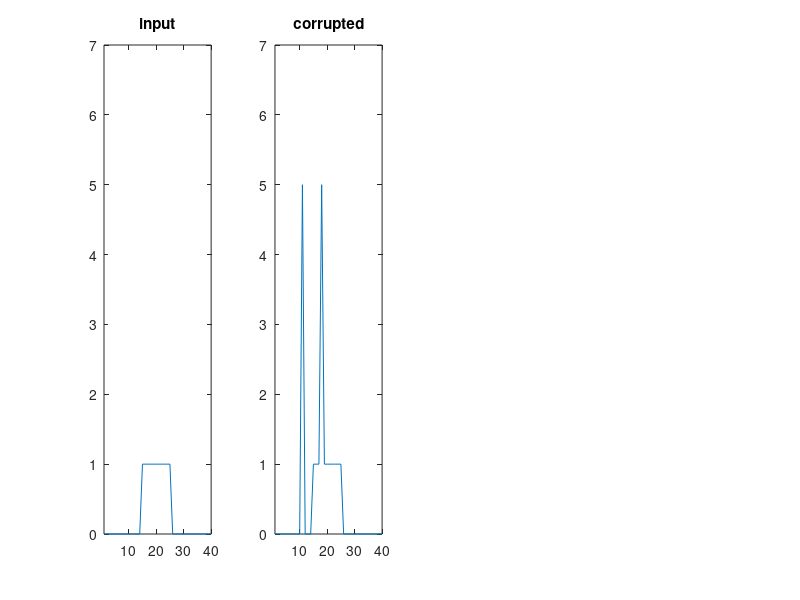

Write MATLAB code to recreate this figure. (Note: this script raises an error after producing the figure.)
% % (a)
% lena = rgb2gray(imread('lena.png'));
% figure(1); clf;
% Icg = imnoise(lena, 'gaussian', 0, 0.01);
% subplot(2,2,1); imshow(Icg); colormap gray;
% axis equal; axis tight; title('gaussian noise');
% Ics = imnoise(lena, 'salt & pepper', 0.1);
% subplot(2,2,2); imshow(Ics); colormap gray;
% axis equal; axis tight; title('salt & pepper');
% Icg_b = gaussfilter(double(Icg), 1);
% Ics_b = gaussfilter(double(Ics), 1);
% subplot(2,2,3); imshow(uint8(Icg_b)); colormap gray;
% axis equal; axis tight; title('filtered');
% subplot(2,2,4); imshow(uint8(Ics_b)); colormap gray;
% axis equal; axis tight; title('filtered');
% 
% % (b)
% museum = rgb2gray(imread('museum.jpg'));
% figure(2); clf;
% subplot(1,2,1); imshow(museum); colormap gray; axis tight; axis equal;
% subplot(1,2,2); imshow(uint8(sharp_filter(double(museum)))); colormap gray; axis tight; axis equal;

% (c)
x = [zeros(1,14), ones(1,11),zeros(1,15)]; 
xc = x; xc(11) = 5; xc(18) = 5;
figure(3);
subplot(1,4,1); plot(x); axis([1, 40, 0, 7]); title('input');
subplot(1,4,2); plot(xc); axis([1, 40, 0, 7]); title('corrupted');
g = gauss(1);
x_g = conv(xc, g, 'same');
x_m = simple_median(xc, 5);
subplot(1,4,3); plot(x_g); axis([1, 40, 0, 7]); title('gauss');
subplot(1,4,4); plot(x_m); axis([1, 40, 0, 7]); title('median');
